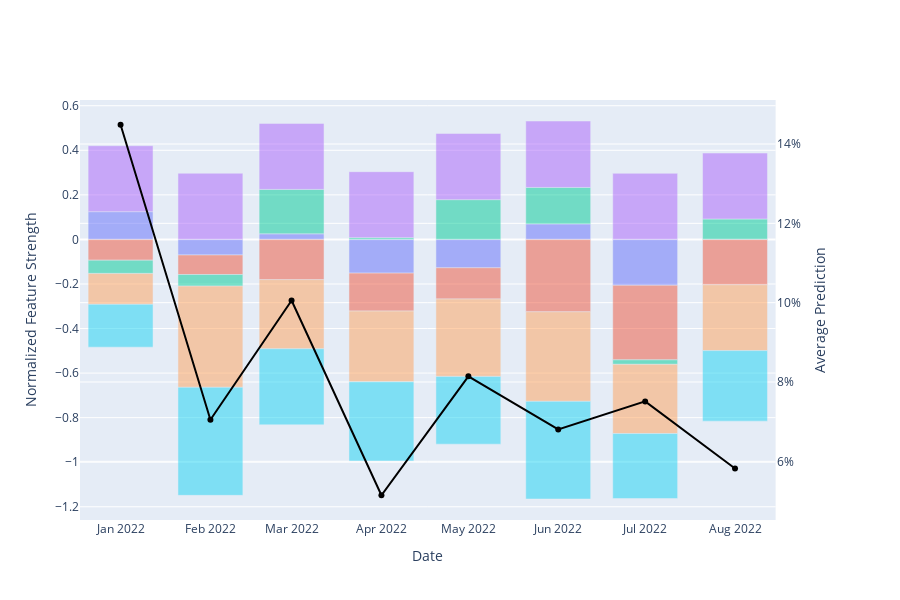

Here is the notebook cell this chart was saved with:
### Code cell
# plot predictions and prediction explanations over time
date_col = 'Prediction_Point'
prep_and_plot_pe_over_time(melted, project_id, date_col, freq='MS', showlegend=False, max_features=6, height=600)

### Figure 1 — Plotly figure (JSON) as saved in the notebook; plotly's stock layout.template omitted (floating-point values rounded to 4 significant figures)
{"data": [{"marker": {"color": "Black", "size": 6}, "mode": "lines+markers", "name": "Average Prediction", "type": "scatter", "x": ["2022-01-01T00:00:00", "2022-02-01T00:00:00", "2022-03-01T00:00:00", "2022-04-01T00:00:00", "2022-05-01T00:00:00", "2022-06-01T00:00:00", "2022-07-01T00:00:00", "2022-08-01T00:00:00"], "xaxis": "x", "y": [0.1449, 0.07048, 0.1005, 0.05144, 0.08141, 0.06803, 0.0751, 0.05818], "yaxis": "y2"}, {"customdata": [[12, 1.99, "Customers[Contract_Duration] (5 years most frequent)"], [18, -1.393, "Customers[Contract_Duration] (5 years most frequent)"], [12, 0.4253, "Customers[Contract_Duration] (5 years most frequent)"], [12, -3.627, "Customers[Contract_Duration] (5 years most frequent)"], [18, -2.543, "Customers[Contract_Duration] (5 years most frequent)"], [12, 1.321, "Customers[Contract_Duration] (5 years most frequent)"], [24, -2.261, "Customers[Contract_Duration] (5 years most frequent)"], [12, 0.01066, "Customers[Contract_Duration] (5 years most frequent)"]], "hoverlabel": {"align": "left", "bgcolor": "white", "font": {"family": "Rockwell", "size": 16}}, "hovertemplate": "<br>Period</b>: %{x}<br>Feature</b>: %{customdata[2]}<br>Strength</b>: %{y: .2}<br>Median Value</b>: %{customdata[0]: .3}<extra></extra>", "marker": {"color": "#636EFA"}, "name": "Customers[Contract_Duration] (5 years most frequent)", "opacity": 0.5, "type": "bar", "x": ["2022-01-01T00:00:00", "2022-02-01T00:00:00", "2022-03-01T00:00:00", "2022-04-01T00:00:00", "2022-05-01T00:00:00", "2022-06-01T00:00:00", "2022-07-01T00:00:00", "2022-08-01T00:00:00"], "y": [0.1244, -0.06967, 0.02502, -0.1511, -0.1272, 0.06951, -0.2056, 0.0005922]}, {"customdata": [[1, -1.49, "Customers[Contract_Duration] (5 years unique count)"], [1, -1.756, "Customers[Contract_Duration] (5 years unique count)"], [1, -3.069, "Customers[Contract_Duration] (5 years unique count)"], [1, -4.086, "Customers[Contract_Duration] (5 years unique count)"], [1, -2.8, "Customers[Contract_Duration] (5 years unique count)"], [1, -6.171, "Customers[Contract_Duration] (5 years unique count)"], [2, -3.685, "Customers[Contract_Duration] (5 years unique count)"], [1, -3.661, "Customers[Contract_Duration] (5 years unique count)"]], "hoverlabel": {"align": "left", "bgcolor": "white", "font": {"family": "Rockwell", "size": 16}}, "hovertemplate": "<br>Period</b>: %{x}<br>Feature</b>: %{customdata[2]}<br>Strength</b>: %{y: .2}<br>Median Value</b>: %{customdata[0]: .3}<extra></extra>", "marker": {"color": "#EF553B"}, "name": "Customers[Contract_Duration] (5 years unique count)", "opacity": 0.5, "type": "bar", "x": ["2022-01-01T00:00:00", "2022-02-01T00:00:00", "2022-03-01T00:00:00", "2022-04-01T00:00:00", "2022-05-01T00:00:00", "2022-06-01T00:00:00", "2022-07-01T00:00:00", "2022-08-01T00:00:00"], "y": [-0.09315, -0.08781, -0.1806, -0.1703, -0.14, -0.3248, -0.335, -0.2034]}, {"customdata": [["other", -0.9522, "Industry"], ["energy", -1.038, "Industry"], ["manufacturing", 3.388, "Industry"], ["telecom", 0.1884, "Industry"], ["manufacturing", 3.567, "Industry"], ["healthcare", 3.107, "Industry"], ["other", -0.2201, "Industry"], ["other", 1.633, "Industry"]], "hoverlabel": {"align": "left", "bgcolor": "white", "font": {"family": "Rockwell", "size": 16}}, "hovertemplate": "<br>Period</b>: %{x}<br>Feature</b>: %{customdata[2]}<br>Strength</b>: %{y: .2}<br>Most Frequent Value</b>: %{customdata[0]}<extra></extra>", "marker": {"color": "#00CC96"}, "name": "Industry", "opacity": 0.5, "type": "bar", "x": ["2022-01-01T00:00:00", "2022-02-01T00:00:00", "2022-03-01T00:00:00", "2022-04-01T00:00:00", "2022-05-01T00:00:00", "2022-06-01T00:00:00", "2022-07-01T00:00:00", "2022-08-01T00:00:00"], "y": [-0.05951, -0.05188, 0.1993, 0.007849, 0.1783, 0.1636, -0.02001, 0.09073]}, {"customdata": [[2022, 4.739, "Prediction_Point (Year)"], [2022, 5.942, "Prediction_Point (Year)"], [2022, 5.037, "Prediction_Point (Year)"], [2022, 7.108, "Prediction_Point (Year)"], [2022, 5.946, "Prediction_Point (Year)"], [2022, 5.67, "Prediction_Point (Year)"], [2022, 3.264, "Prediction_Point (Year)"], [2022, 5.334, "Prediction_Point (Year)"]], "hoverlabel": {"align": "left", "bgcolor": "white", "font": {"family": "Rockwell", "size": 16}}, "hovertemplate": "<br>Period</b>: %{x}<br>Feature</b>: %{customdata[2]}<br>Strength</b>: %{y: .2}<br>Median Value</b>: %{customdata[0]: .3}<extra></extra>", "marker": {"color": "#AB63FA"}, "name": "Prediction_Point (Year)", "opacity": 0.5, "type": "bar", "x": ["2022-01-01T00:00:00", "2022-02-01T00:00:00", "2022-03-01T00:00:00", "2022-04-01T00:00:00", "2022-05-01T00:00:00", "2022-06-01T00:00:00", "2022-07-01T00:00:00", "2022-08-01T00:00:00"], "y": [0.2962, 0.2971, 0.2963, 0.2962, 0.2973, 0.2984, 0.2967, 0.2963]}, {"customdata": [[7, -2.214, "Product_Usage (1 month count)"], [9.5, -9.086, "Product_Usage (1 month count)"], [10, -5.274, "Product_Usage (1 month count)"], [8, -7.611, "Product_Usage (1 month count)"], [7.5, -6.953, "Product_Usage (1 month count)"], [8, -7.637, "Product_Usage (1 month count)"], [8, -3.417, "Product_Usage (1 month count)"], [8, -5.323, "Product_Usage (1 month count)"]], "hoverlabel": {"align": "left", "bgcolor": "white", "font": {"family": "Rockwell", "size": 16}}, "hovertemplate": "<br>Period</b>: %{x}<br>Feature</b>: %{customdata[2]}<br>Strength</b>: %{y: .2}<br>Median Value</b>: %{customdata[0]: .3}<extra></extra>", "marker": {"color": "#FFA15A"}, "name": "Product_Usage (1 month count)", "opacity": 0.5, "type": "bar", "x": ["2022-01-01T00:00:00", "2022-02-01T00:00:00", "2022-03-01T00:00:00", "2022-04-01T00:00:00", "2022-05-01T00:00:00", "2022-06-01T00:00:00", "2022-07-01T00:00:00", "2022-08-01T00:00:00"], "y": [-0.1384, -0.4543, -0.3102, -0.3171, -0.3477, -0.402, -0.3107, -0.2957]}, {"customdata": [[6.5, -3.082, "Product_Usage[UserID] (1 month unique count)"], [8, -9.7, "Product_Usage[UserID] (1 month unique count)"], [7, -5.806, "Product_Usage[UserID] (1 month unique count)"], [7, -8.543, "Product_Usage[UserID] (1 month unique count)"], [6, -6.085, "Product_Usage[UserID] (1 month unique count)"], [7, -8.329, "Product_Usage[UserID] (1 month unique count)"], [7, -3.213, "Product_Usage[UserID] (1 month unique count)"], [7, -5.698, "Product_Usage[UserID] (1 month unique count)"]], "hoverlabel": {"align": "left", "bgcolor": "white", "font": {"family": "Rockwell", "size": 16}}, "hovertemplate": "<br>Period</b>: %{x}<br>Feature</b>: %{customdata[2]}<br>Strength</b>: %{y: .2}<br>Median Value</b>: %{customdata[0]: .3}<extra></extra>", "marker": {"color": "#19D3F3"}, "name": "Product_Usage[UserID] (1 month unique count)", "opacity": 0.5, "type": "bar", "x": ["2022-01-01T00:00:00", "2022-02-01T00:00:00", "2022-03-01T00:00:00", "2022-04-01T00:00:00", "2022-05-01T00:00:00", "2022-06-01T00:00:00", "2022-07-01T00:00:00", "2022-08-01T00:00:00"], "y": [-0.1926, -0.485, -0.3415, -0.3559, -0.3042, -0.4384, -0.2921, -0.3165]}], "layout": {"barmode": "relative", "height": 600, "hoverlabel": {"bgcolor": "white", "font": {"family": "Rockwell", "size": 16}, "namelength": -1}, "legend": {"x": 1.1, "xanchor": "left", "y": 1, "yanchor": "top"}, "showlegend": false, "xaxis": {"anchor": "y", "domain": [0, 0.94], "title": {"text": "Date"}}, "yaxis": {"anchor": "x", "domain": [0, 1], "title": {"text": "Normalized Feature Strength"}}, "yaxis2": {"anchor": "x", "overlaying": "y", "side": "right", "tickformat": ",.0%", "title": {"text": "Average Prediction"}}}}
